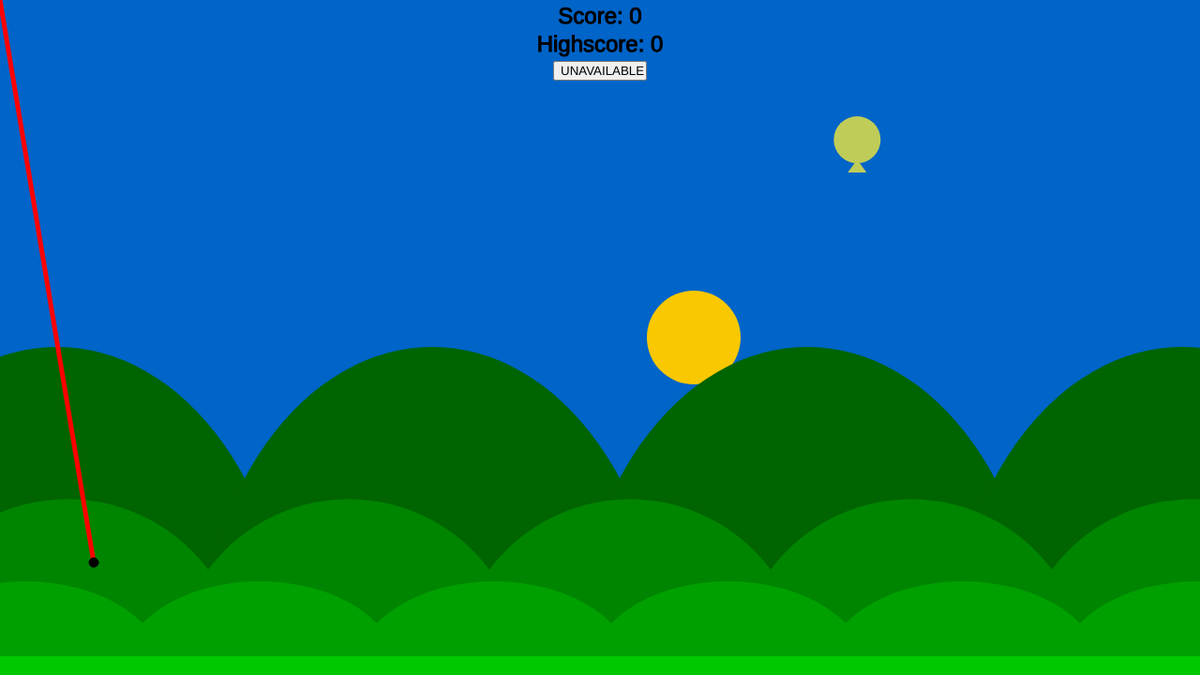
Frame 1 (no input)
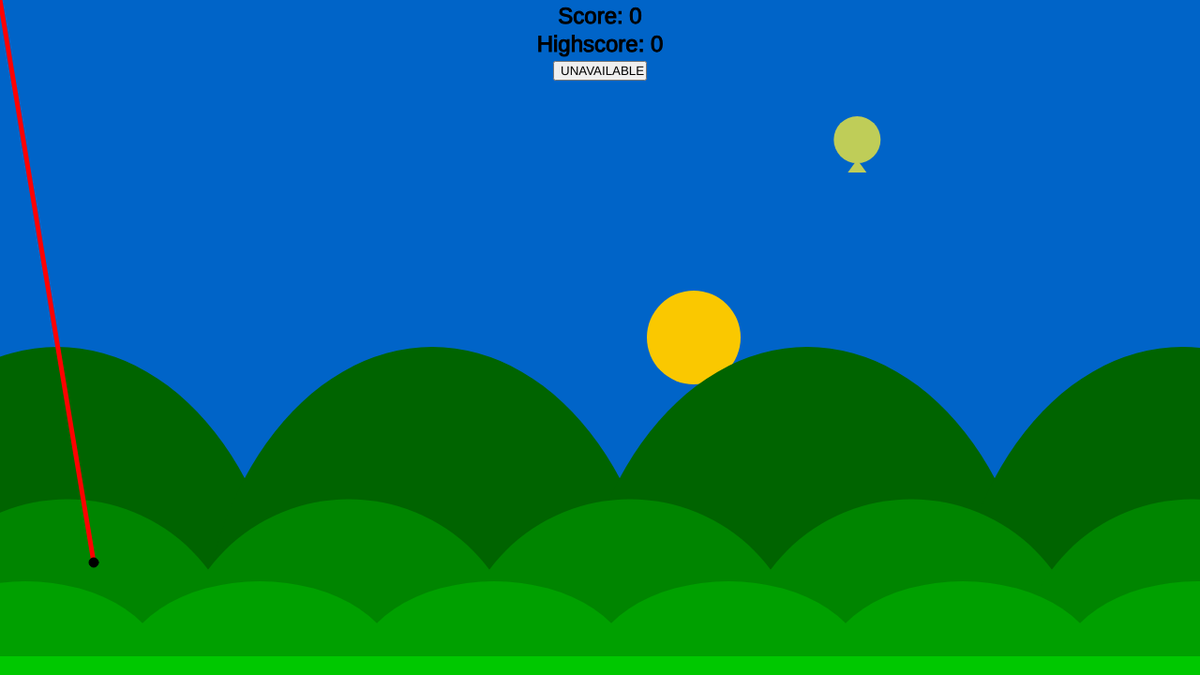
Frame 60 (no input)
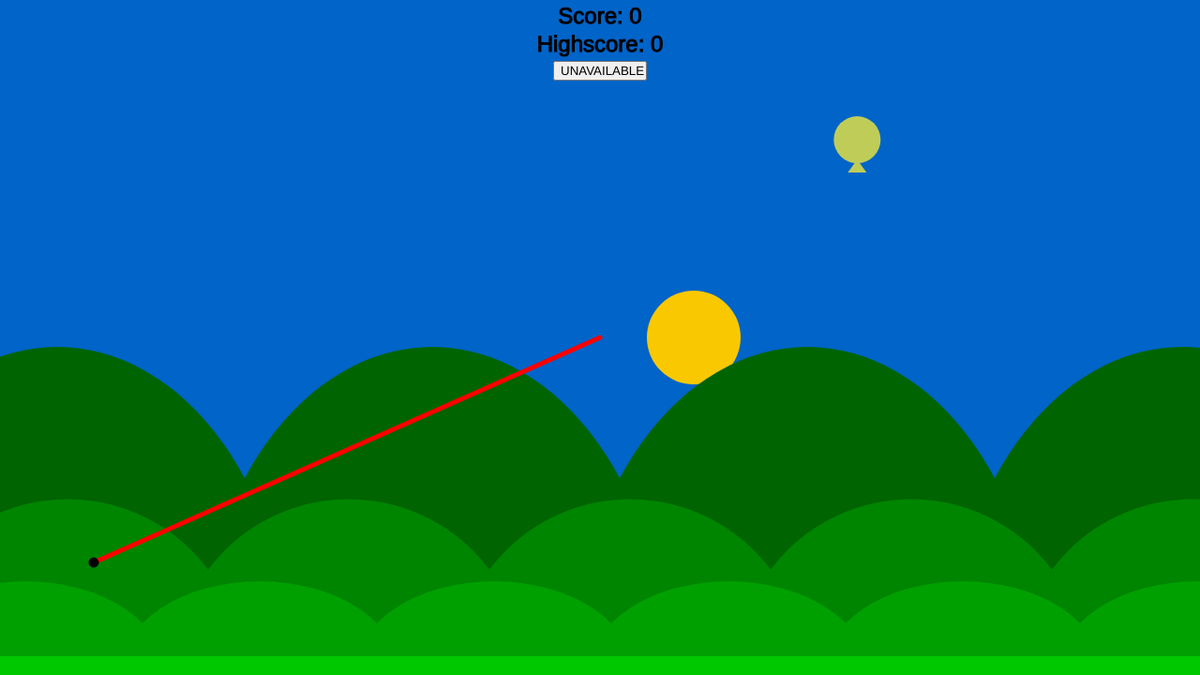
Frame 120 (the mouse pressed at the canvas centre since frame 60)

The p5.js sketch that drew these frames (run headless with seeded random() and noise() and a simulated clock; from frame 60 on, the mouse is pressed at the canvas centre):

// p5.js sketch
// ── sketch.js
let gravity = 0
let dartX = 100
let dartY = 600
let isThrown = false
let dartSpeed = 1
let ballonX = 0
let ballonY = 0
let score = 0
let newBallon = true
let restarter = 1
let highscore = 0
let ballonSize = 50
let ballonR = 0
let ballonG = 0
let ballonB = 0 

function setup() {
  createCanvas(1280, 720);
  frameRate(30)
}

function draw() {
  displayBackground();

  goalLocation();

  dartFlight();

  goalHit();

  displayPowerLine();

  strokeWeight(1);
  stroke(0)

  drawDart();

  fill(0)
  textSize(24)
  textAlign(CENTER)
  text("Score: " + score + "\nHighscore: " + highscore, width / 2, 25)

  displayButtons();
}

function mouseClicked(){
  if(mouseY <= height && isThrown == false && restarter != 1){
    isThrown = true
    gravity = (mouseY - 600) * -0.22
    dartSpeed = (mouseX - 100) * -0.22
  } else if (restarter == 1) {
    restarter = 0
  }
}

function dartFlight(){
  if(isThrown){
    if(dartY + gravity < height - 25){
      gravity += 0.5
    } else if (gravity > 0.5) {
      gravity *= -0.5
      dartY = height - 25

      if(dartSpeed > 0.5 || dartSpeed < -0.5){
        dartSpeed *= 0.9
      } else {
        dartSpeed = 0
      }
    } else {
      gravity = 0
      
      if(dartSpeed > 0.5 || dartSpeed < -0.5){
        dartSpeed *= 0.9
      } else {
        dartSpeed = 0
      }
    }

    if(dartX < 5 || dartX > width-5){
      dartSpeed *= -1
    }

    dartY += gravity
    dartX += dartSpeed
  }
}

function goalLocation(){
  if(newBallon){
    ballonX = random(1280);
    ballonY = random(720);
    ballonR = random(255)
    ballonG = random(255)
    ballonB = random(255)
    newBallon = false
  }

  fill(ballonR,ballonB,ballonG)
  quad(ballonX + 2, ballonY + ballonSize / 2 - 1, ballonX + 10, ballonY + ballonSize / 2 + 10, ballonX - 10, ballonY + ballonSize / 2 + 10, ballonX - 2, ballonY + ballonSize / 2 - 1)
  circle(ballonX, ballonY, ballonSize)


}

function goalHit(){
  if(dartX < ballonX + ballonSize && dartX > ballonX - ballonSize && dartY < ballonY + ballonSize && dartY > ballonY - ballonSize){
    
    resetVariables();

    score++
    if(ballonSize > 10){
      ballonSize -= 5
    }
  }
}

function restartGame(){
  if(score > highscore){
    highscore = score
  }

  resetVariables();

  score = 0
  restarter = 1
  ballonSize = 50
}

function resetVariables(){
  gravity = 0
  dartX = 100
  dartY = 600
  isThrown = false
  dartSpeed = 1
  ballonX = 0
  ballonY = 0
  newBallon = true
}

function displayButtons(){
  let restartButton = createButton("RETRY");
  let noRestartButton = createButton("UNAVAILABLE")

  restartButton.position(width / 2 - 50, 65);
  restartButton.size(100);
  restartButton.mousePressed(restartGame);

  noRestartButton.size(100)
  noRestartButton.position(-10,-100)

  if(dartSpeed != 0 || gravity != 0){
    noRestartButton.position(width / 2 - 50, 65)
  }
}

function drawDart(){
  fill(0)
  circle(dartX, dartY, 10)
}

function displayBackground(){
  let backgroundHillSpace = 400
  let middlegroundHillSpace = 300
  let foregroundHillSpace = 250 
  
  background(255)
  strokeWeight(0)

  fill(0, 100, 200)
  rect(0, 0, width, height)

  fill(250, 200, 0)
  circle(width / 2 + 100, height / 2, 100)
  
  fill(0, 100, 0)
  for(let i = 61; i < width; i += backgroundHillSpace){
    ellipse(i, height, 500, 700)
  }

  fill(0, 133, 0)
  for(let i = 72; i < width; i += middlegroundHillSpace){
    ellipse(i, height, 375, 375)
  }
  
  fill(0, 160, 0)
  for(let i = 27; i < width; i += foregroundHillSpace){
    ellipse(i, height, 300, 200)
  }

  fill(0, 200, 0)
  rect(0, height - 20, width, 20)
}

function displayPowerLine(){
  let strokeR = 0;
  let strokeG = 0;

  strokeR = map(pow(mouseY - 600, 2) + pow(mouseX - 100, 2), 0, 20000, 0, 255)
  strokeG = 255 - strokeR

  strokeWeight(5)

  stroke(strokeR, strokeG, 0)
  if(!isThrown){
    line(100, 600, mouseX, mouseY)
  }
}
